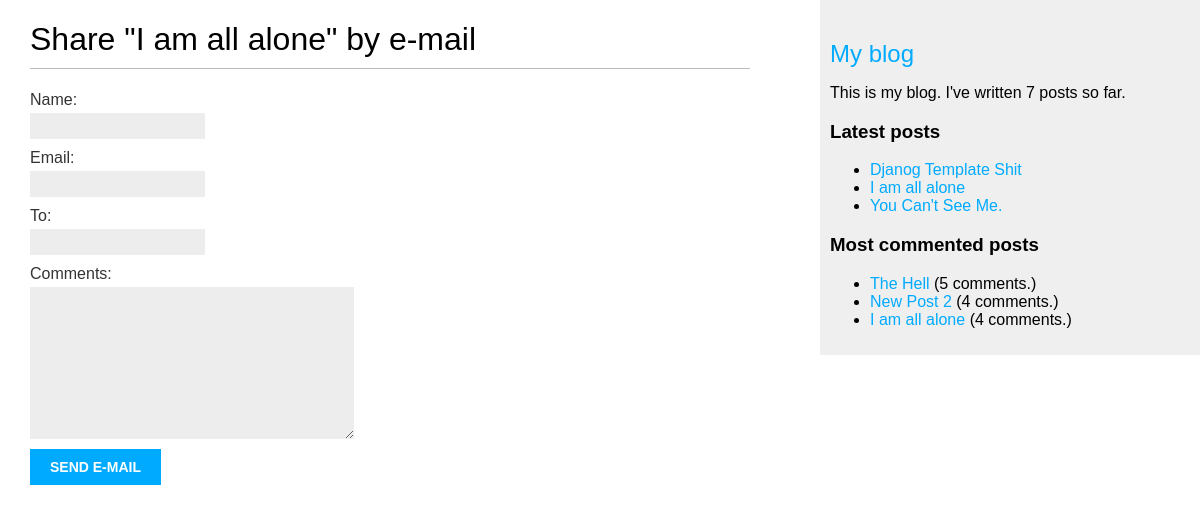
Page /7/share/ on the committed database.
### blog/models.py (models this page shows, shortened)
class Post(models.Model):
  class Status(models.TextChoices):
    DRAFT = 'DF','Draft'
    PUBLISHED = 'PB','Published'
  title = models.CharField(max_length=255)
  slug = models.SlugField(max_length=255,unique_for_date="published")
  body = models.TextField()
  published = models.DateTimeField(default = timezone.now)
  created = models.DateTimeField(auto_now_add=True)
  updated = models.DateTimeField(auto_now = True)
  status = models.CharField(max_length=2,choices=Status.choices, default=Status.DRAFT)
  author = models.ForeignKey(User,on_delete=models.CASCADE,related_name='blog_posts')
  objects = models.Manager()
  published_posts = PublishedManager()
  tags = TaggableManager()
  class Meta:
    ordering = ['-published']
    indexes = [
      models.Index(fields=['-published']),
    ]
  def get_absolute_url(self):
      return reverse("blog:post_detail",args=[self.published.year,
                                              self.published.month,
                                              self.published.day,
                                              self.slug])

### blog/views.py (the view)
# urls.py: path('<int:post_id>/share/',views.post_share,name='post_share'),
def post_share(request,post_id):
  post = get_object_or_404(Post,id=post_id,status=Post.Status.PUBLISHED)
  if request.method=='POST':
    form = EmailPostForm(request.POST)
    if form.is_valid():
      cd = form.cleaned_data
      post_url = request.build_absolute_uri(post.get_absolute_url())
      subject = f"{cd['name']} recommends you read "\
                f"{post.title}"
      message = f"Read {post.title} at {post_url}\n\n"\
                f"{cd['name']}\'s comments:{cd['comments']}"
      send_mail(subject,message,os.environ.get('EMAIL'),[cd['to']])
      sent = True
  else:
    sent=False
    form = EmailPostForm()
  return render(request,'blog/post/share.html',{'post':post,'form':form,'sent':sent})

### blog/forms.py
class EmailPostForm(forms.Form):
  name = forms.CharField(max_length=255)
  email = forms.EmailField()
  to = forms.EmailField()
  comments = forms.CharField(required=False,widget=forms.Textarea)

### blog/models.py (called while the page is built)
  def get_queryset(self) -> QuerySet:
    return super().get_queryset() \
                  .filter(status=Post.Status.PUBLISHED)

### blog/templatetags/blog_tags.py (called while the page is built)
@register.simple_tag
def total_posts():
  return Post.published_posts.count()

@register.inclusion_tag('blog/post/latest_posts.html')
def show_latest_posts(count=5):
  latest_posts = Post.published_posts.order_by('-published')[:count]
  return {'latest_posts':latest_posts}

@register.simple_tag
def get_most_commented_posts(count=3):
  return Post.published_posts.annotate(
    total_comments=Count('comments')
  ).order_by('-total_comments')[:count]

### blog/templates/blog/post/share.html (shortened to what this page needs)
{% extends "blog/base.html" %}
{% block content %}
  {% if sent %}
    <h1>E-mail successfully sent.</h1>
    <p>
      "{{post.title}}" was successfully sent to {{form.cleaned_data.to}}.
    </p>
  {% else %}
    <h1>Share "{{post.title}}" by e-mail</h1>
    <form method='post'>
      {{form.as_p}}
      <input type='submit' value='Send e-mail'>
    </form>
  {% endif %}
{% endblock  %}

### blog/templates/blog/base.html (shortened to what this page needs)
{% load blog_tags %}
{% load static %}
<!DOCTYPE html>
<html>
  <head>
    <link href="{% static 'css/blog.css' %}" rel='stylesheet'>
  </head>
  <body>
    <div id='content'>
      {% block content %}
      {% endblock %}
    </div>
  </body>
  <div id='sidebar'>
    <h2> <a href="{% url "blog:post_list" %}">My blog</a></h2>
    <p> This is my blog.
        I've written {% total_posts %} posts so far.
    </p>
    <h3>Latest posts</h3>
    {% show_latest_posts 3 %}
    <h3>Most commented posts</h3>
    {% get_most_commented_posts as most_commented_posts %}
    <ul>
      {% for post in most_commented_posts %}
        <li>
          <a href="{{post.get_absolute_url}}">{{post.title}}</a> ({{post.comments.count}} comments.)
        </li>
      {% endfor %}
    </ul>
  </div>
</html>

### blog/templates/blog/post/latest_posts.html
<ul>
  {% for post in latest_posts  %}
    <li>
      <a href="{{post.get_absolute_url}}">{{post.title}}</a>
    </li>
  {% endfor %}
</ul>

### static/css/blog.css (style rules this page uses)
body { margin:0; padding:0; font-family:helvetica, sans-serif; }
a { color:#00abff; text-decoration:none; }
h1 { font-weight:normal; border-bottom:1px solid #bbb; padding:0 0 10px 0; }
h2 { font-weight:normal; margin:30px 0 0; }
#content { float:left; width:60%; padding:0 0 0 30px; }
#sidebar { float:right; width:30%; padding:10px; background:#efefef; height:100%; }
label { float:left; clear:both; color:#333; margin-bottom:4px; }
input, textarea { clear:both; float:left; margin:0 0 10px; background:#ededed; border:0; padding:6px 10px; font-size:12px; }
input[type=submit] { font-weight:bold; background:#00abff; color:#fff; padding:10px 20px; font-size:14px; text-transform:uppercase; }

### rows in the picture
Post: title "I am all alone", comments.count "4"
Post: title "Djanog Template Shit"
Post: title "You Can't See Me."
Post: title "The Hell", comments.count "5"
Post: title "New Post 2", comments.count "4"
